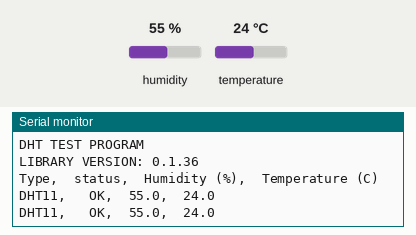
Recording of a sketch running on a simulated Arduino Uno, built with avr-gcc and run on an emulated ATmega328P. On the bench: the last lines printed to the serial monitor. The test bench sets the inputs (shaded band); at power-on: humidity 55 %, temperature 24 °C.

Above: at 2.8 s.
2.9 s: humidity set to 22 %
At 4.4 s:
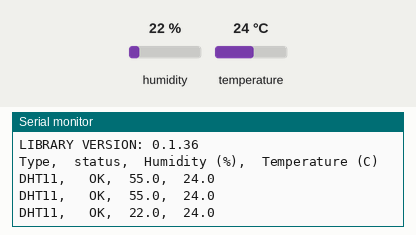
5.6 s: temperature set to 12 °C
At 6.8 s:
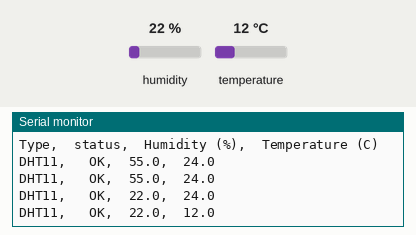
8.3 s: humidity set to 40 %
At 11.6 s:
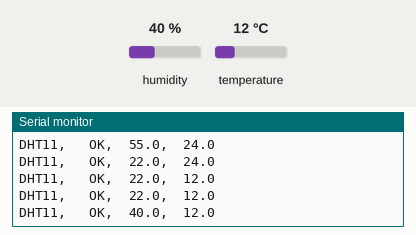
Timing chart, 0 to 13.1 s (numbered marks = the images above; inputs shaded):
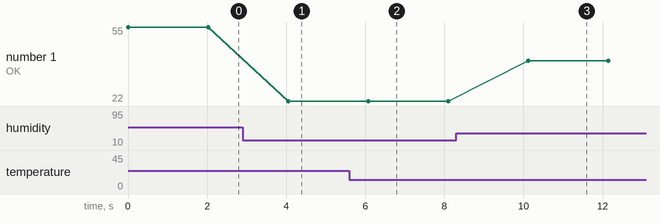

Measured:
- after the input at 2.9 s, the serial monitor: prints a new line after 1.2 s (image 1)
- after the input at 5.6 s, the serial monitor: prints a new line after 0.47 s (image 2)
- after the input at 8.3 s, the serial monitor: prints a new line after 1.8 s (image 3)
- plotted number 1: 55 → 22 after the input at 2.9 s, 22 → 40 after the input at 8.3 s

The sketch:

dht11_test.ino
```cpp
//
//    FILE: dht11_test.ino
//  AUTHOR: Rob Tillaart
// VERSION: 0.1.01
// PURPOSE: DHT library test sketch for DHT11 && Arduino
//     URL:
//
// Released to the public domain
//

#include <dht.h>

dht DHT;

#define DHT11_PIN 5

void setup()
{
  Serial.begin(115200);
  Serial.println("DHT TEST PROGRAM ");
  Serial.print("LIBRARY VERSION: ");
  Serial.println(DHT_LIB_VERSION);
  Serial.println();
  Serial.println("Type,\tstatus,\tHumidity (%),\tTemperature (C)");
}

void loop()
{
  // READ DATA
  Serial.print("DHT11, \t");
  int chk = DHT.read11(DHT11_PIN);
  switch (chk)
  {
    case DHTLIB_OK:
		Serial.print("OK,\t");
		break;
    case DHTLIB_ERROR_CHECKSUM:
		Serial.print("Checksum error,\t");
		break;
    case DHTLIB_ERROR_TIMEOUT:
		Serial.print("Time out error,\t");
		break;
    case DHTLIB_ERROR_CONNECT:
        Serial.print("Connect error,\t");
        break;
    case DHTLIB_ERROR_ACK_L:
        Serial.print("Ack Low error,\t");
        break;
    case DHTLIB_ERROR_ACK_H:
        Serial.print("Ack High error,\t");
        break;
    default:
		Serial.print("Unknown error,\t");
		break;
  }
  // DISPLAY DATA
  Serial.print(DHT.humidity, 1);
  Serial.print(",\t");
  Serial.println(DHT.temperature, 1);

  delay(2000);
}
//
// END OF FILE
//
```
